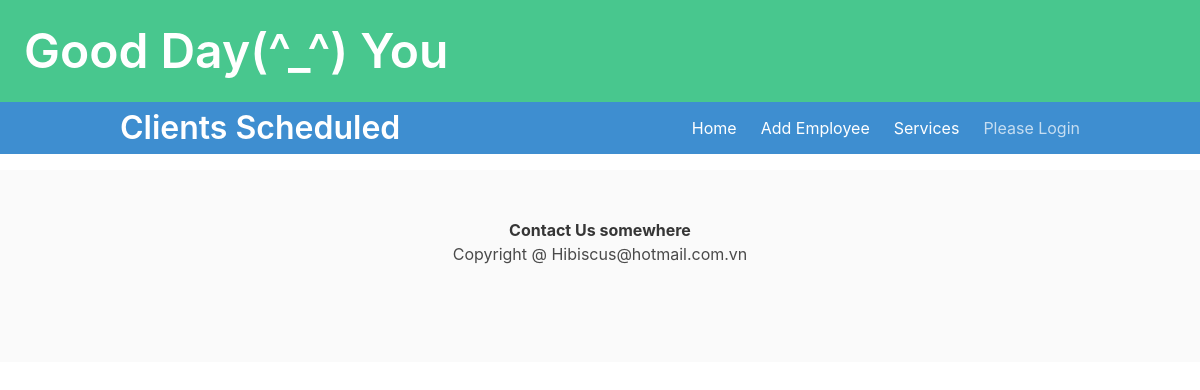
Before: /dathen/all/ with the older database file.
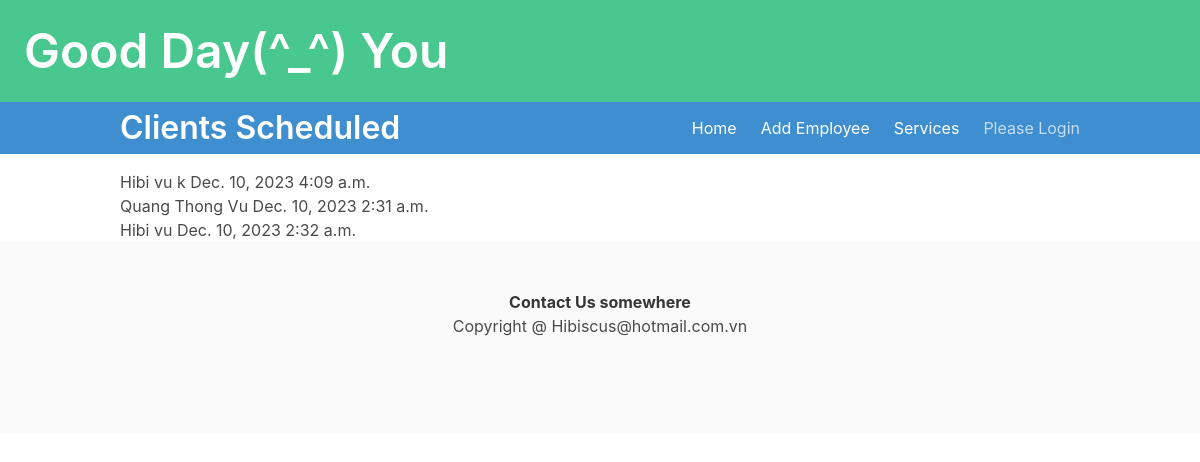
After: the same page with the newer database file.
### ledger/models.py (models this page shows, shortened)
class Khach(models.Model):
    class Status(models.TextChoices):
        online = "WebSite"
        call = "Phone Call"
        cancel = "Cancel"
        arrived = "Arrived"
    full_name = models.CharField(max_length=25)
    phone = PhoneNumberField(null=False, blank=False)
    email = models.EmailField(max_length=35, null=True, blank=True)
    technician = models.ForeignKey(Technician, on_delete=models.CASCADE, null=True, blank=True)
    diem = models.PositiveIntegerField(default=0)
    ngaydau = models.DateTimeField(editable=False,auto_now_add=True)
    day_comes = models.DateField()
    time_at = models.TimeField()
    desc = models.TextField(max_length=250,blank=True, null=True)
    services = models.ForeignKey("Service", on_delete=models.DO_NOTHING, null=True, blank=True)
    comeBy = models.CharField(choices=Status.choices, max_length=12, default=Status.online)

### datHen/views.py (the view)
# urls.py: path('all/', DatHenView.as_view(), name='listHen' ),
class DatHenView(ListView):
    template = 'datHen/list_dat_hen.html'
    def get(self, request):
        allHen = Khach.objects.filter(day_comes=datetime.today())
        allKhachHen = {'khachHen': allHen}
        return render(request, self.template, allKhachHen)

### datHen/templates/datHen/list_dat_hen.html
{% extends 'base.html' %}
{% block headding %}
    <h1 class='title'>Clients Scheduled</h1>
{% endblock headding %}
{% block content %}
    {% if khachHen %}
    {% for khach in khachHen %}
        <div class='is-boxed'>{{ khach.full_name }} {{ khach.day_comes }} {{ khach.time_at }} </div>
        {% endfor %}
    {% endif %}
{% endblock content %}
{% block footer %}
    <strong>Contact Us somewhere</strong>
{% endblock footer %}

### ledger/templates/base.html (shortened to what this page needs)
<!DOCTYPE html>
<html>
    <head>
        <link rel="stylesheet" href="">
        <link rel="stylesheet" href="https://cdn.jsdelivr.net/npm/bulma@0.9.3/css/bulma.min.css">
    </head>
    <body>
        <a href="{% url 'ledger:index' %}">
        <section class="hero is-small is-success mb-4">
            <div class="hero-body">
                <h1 class="title is-1">Good Day(^_^) {{ user.username | default:'You'}} </h1>
            </div>
            <section class="hero is-info is-large">
              <div class="hero-head">
                <nav class="navbar">
                  <div class="container">
                    <div class="navbar-brand">
                      <a class="navbar-item" href="{% url 'ledger:index' %}">
                        {% block headding %}
                        {% endblock headding %}
                      </a>
                    </div>
                    <div id="navbarMenuHeroB" class="navbar-menu">
                      <div class="navbar-end">
                         <a class="navbar-item" href="{% url 'ledger:home' %}">
                          Home
                        </a>
                        <a class="navbar-item" href="{% url 'ledger:add_employee' %}">
                          Add Employee
                        </a>
                        <a class="navbar-item" href="{% url 'ledger:services' %}">
                          Services
                        </a>
                        <span class="navbar-item">
                            {% if user.is_authenticated %}
                            <a href=" {% url 'logout' %}">Logout</a>
                            {% else %}
                            <a href=" {% url 'login' %}">Please Login</a>
                            {% endif %}
                        </span>
                      </div>
                    </div>
                  </div>
                </nav>
              </div>
            </section>
        </section>
    </a>
        <div class="container">
                {% block content %}
                {% endblock content %}
        </div>
    </body>
    <footer class="footer">
      <div class="content has-text-centered">
        <p>
          {% block footer %}
          {% endblock footer %}
        </p>
        Copyright @ Hibiscus@hotmail.com.vn
      </div>
    </footer>
</html>

Changed rows visible on the page:
added Khach: full_name "Hibi vu k", day_comes "Dec. 10, 2023", time_at "4:09 a.m."
added Khach: full_name "Quang Thong Vu", day_comes "Dec. 10, 2023", time_at "2:31 a.m."
added Khach: full_name "Hibi vu", day_comes "Dec. 10, 2023", time_at "2:32 a.m."
